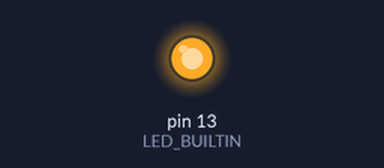
The sketch below on a simulated Arduino Uno, built with avr-gcc and run on an emulated ATmega328P. Shown: output pins drawn as LEDs (lit = HIGH).

Above: at 0.2 s.
At 16.0 s:
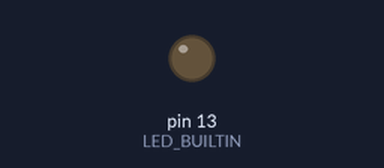
Timing chart, 0 to 17.6 s (numbered marks = the images above):
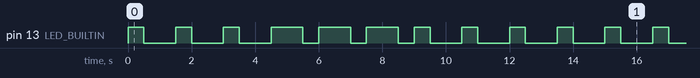

The sketch:

SOS.ino
```cpp
void setup() {
  //initialize digital pin LED_BUILTIN as an output.
  pinMode(LED_BUILTIN, OUTPUT);

}

void loop() {
  // put your main code here, to run repeatedly:

digitalWrite(LED_BUILTIN, HIGH);
delay(500);
digitalWrite(LED_BUILTIN, LOW);
delay(1000);
digitalWrite(LED_BUILTIN, HIGH);
delay(500);
digitalWrite(LED_BUILTIN, LOW);
delay(1000);
digitalWrite(LED_BUILTIN, HIGH);
delay(500);
digitalWrite(LED_BUILTIN, LOW);
delay(1000);

digitalWrite(LED_BUILTIN, HIGH);
delay(1000);
digitalWrite(LED_BUILTIN, LOW);
delay(500);
digitalWrite(LED_BUILTIN, HIGH);
delay(1000);
digitalWrite(LED_BUILTIN, LOW);
delay(500);
digitalWrite(LED_BUILTIN, HIGH);
delay(1000);
digitalWrite(LED_BUILTIN, LOW);
delay(500);

digitalWrite(LED_BUILTIN, HIGH);
delay(500);
digitalWrite(LED_BUILTIN, LOW);
delay(1000);
digitalWrite(LED_BUILTIN, HIGH);
delay(500);
digitalWrite(LED_BUILTIN, LOW);
delay(1000);
digitalWrite(LED_BUILTIN, HIGH);
delay(500);
digitalWrite(LED_BUILTIN, LOW);
delay(1000);
}
```

Measured:
- by itself, pin 13 (LED_BUILTIN): repeats every 13.5 s: 2 × (LOW 1.0 s, HIGH 0.50 s), LOW 1.0 s, 3 × (HIGH 1.0 s, LOW 0.50 s), 3 × (HIGH 0.50 s, LOW 1.0 s), HIGH 0.50 s
- by itself, everything shown: repeats every 13.5 s, in 18 steps
